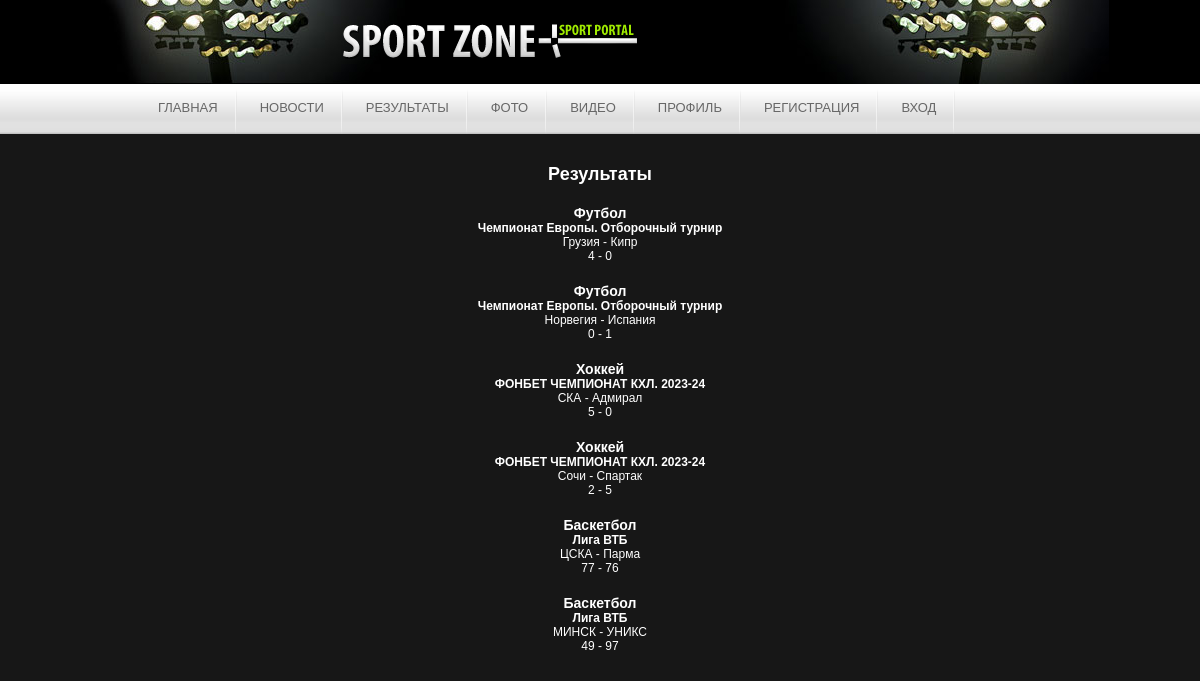
The app's page /results/ with its own data.
### results/models.py (models this page shows, shortened)
class Results(models.Model):
    sport = models.CharField('Вид спорта',max_length=100)
    tournament = models.CharField('Турнир',max_length=100)
    team_1 = models.CharField('Команда 1',max_length=100)
    team_2 = models.CharField('Команда 2',max_length=100)
    score_1 = models.IntegerField('Очки команды 1')
    score_2 = models.IntegerField('Очки команды 2')
    date_1 = models.DateField('Дата матча')
    class Meta:
        verbose_name = 'Результат'
        verbose_name_plural = 'Результаты'

### results/views.py (the view)
# urls.py: path('results/', include('results.urls')),
def results(request):
    results = Results.objects.all()
    return render(request, 'results/results.html', {'results': results})

### results/templates/results/results.html (shortened to what this page needs)
{% extends 'base.html' %}
{% block content %}
<div class="results">
    <h2>Результаты</h2>
    {% for Results in results %}
    <div class="result">
        <h3>{{ Results.sport }}</h3>
        <h4>{{ Results.tournament }}</h4>
        <div>{{ Results.team_1 }} - {{ Results.team_2 }}</div>
        <div>{{ Results.score_1 }} - {{ Results.score_2 }}</div>
    </div>
    {% endfor %}
</div>
{% endblock %}

### home/static/style/style.css (style rules this page uses)
* { padding: 0; margin: 0; outline: 0; }
body { font-size: 12px; font-family: Arial, sans-serif; color: #fff; background: #171717; height: 100%; text-align: left; }

### results/static/results/style.css (style rules this page uses)
.results { text-align: center; margin-top: 30px; }
.result { margin-top: 20px; }

### records on screen
Results: sport "Футбол", tournament "Чемпионат Европы. Отборочный турнир", team_1 "Грузия", team_2 "Кипр", score_1 "4", score_2 "0"
Results: sport "Футбол", tournament "Чемпионат Европы. Отборочный турнир", team_1 "Норвегия", team_2 "Испания", score_1 "0", score_2 "1"
Results: sport "Хоккей", tournament "ФОНБЕТ ЧЕМПИОНАТ КХЛ. 2023-24", team_1 "СКА", team_2 "Адмирал", score_1 "5", score_2 "0"
Results: sport "Хоккей", tournament "ФОНБЕТ ЧЕМПИОНАТ КХЛ. 2023-24", team_1 "Сочи", team_2 "Спартак", score_1 "2", score_2 "5"
Results: sport "Баскетбол", tournament "Лига ВТБ", team_1 "ЦСКА", team_2 "Парма", score_1 "77", score_2 "76"
Results: sport "Баскетбол", tournament "Лига ВТБ", team_1 "МИНСК", team_2 "УНИКС", score_1 "49", score_2 "97"
